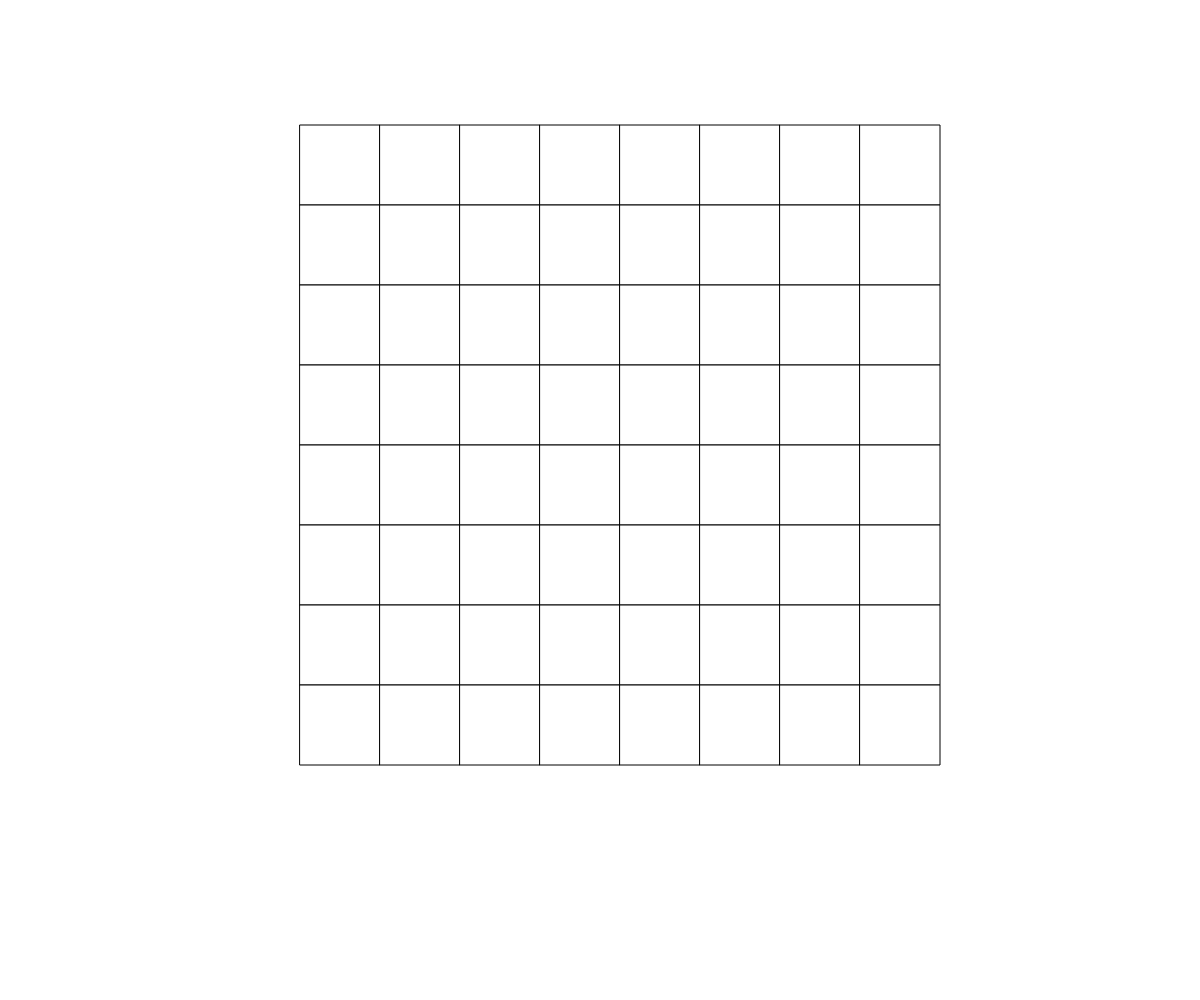
Frame 1 (no input)
Frame 60 (no input): identical to frame 1, image omitted
Frame 120 (the mouse pressed at the canvas centre since frame 60): identical to frame 1, image omitted

The p5.js sketch that drew this single still picture (run headless with seeded random() and noise() and a simulated clock; from frame 60 on, the mouse is pressed at the canvas centre):

// p5.js sketch
// ── sketch.js
// Array
// Quan Le
// October 8th
//
// SOURCE: https://developer.mozilla.org/en-US/docs/Web/JavaScript/Reference/Global_Objects/Array/find
// Extra for Experts:
// - describe what you did to take this project "above and beyond"

let cellSize = 80;
// let cellSizeLocationXPurple = [0, 1, 2, 3, 4, 5, 6, 7];
// let cellSizeLocationYPurple = [0, 1, 2, 3, 4, 5, 6, 7];

// let cellSizeLocationXRed = [0, 1, 2, 3, 4, 5, 6, 7];
// let cellSizeLocationYRed = [0, 1, 2, 3, 4, 5, 6, 7];

let theOrbs = [];

const movementAmount = [0, 1, 2, 3, 4, 5, 6, 7];

let theRandomNumberX;
let theRandomNumberY;
let totalAmount = 0;

let boardx;
let boardy;
let purpleBall;
let redBall;

function setup() {
  createCanvas(windowWidth, windowHeight);
  //defining
  boardy = height/8;
  boardx = width/4;

  purpleBall = {
    x: boardx + cellSize/2,
    y: boardy + cellSize/2,
    size: 65,
    color: "purple",
    characteristic: [],
  };

  redBall = {
    x: boardx + cellSize/2,
    y: boardy + cellSize/2,
    size: 65,
    color: "red",
  };

  //loading 

  makeGrid();
  locateOrbs();



}

function draw() {


  // makeGrid();
  //makeOrb();

}

function makeGrid(){
  fill("white");
  for (let y = 0; y < 8; y++) {
    for (let x = 0; x < 8; x++) {
      square(boardx + x * cellSize, boardy + y * cellSize, cellSize);
    }
  }
}

// function makeOrb(){
//   let randomLocationX = purpleBall.x;
//   let randomLocationY = purpleBall.y;

//   for(let purple = 0; purple< 8; purple++){
//     fill("purple");

//     circle(randomLocationX, randomLocationY, purpleBall.size);

//     randomLocationX = purpleBall.x + cellSize*random(cellSizeLocationXPurple);
//     randomLocationY = purpleBall.y + cellSize*random(cellSizeLocationYPurple);


//     for(let red= 0; red < 4; red++) {

//       circle(redBall.x + cellSize*random(cellSizeLocationXRed) , redBall.y + cellSize*random(cellSizeLocationYRed), redBall.size);
//       randomLocationX = redBall.x + cellSize*random(cellSizeLocationXRed);
//       randomLocationY = redBall.y + cellSize*random(cellSizeLocationYRed);
//       fill("red");
//     }

//   }
// }

function locateOrbs() {
  for(let purple = 0; purple < 8; purple++) {
    theRandomNumberX = random(movementAmount);
    theRandomNumberY = random(movementAmount);

    let isNewLocation = true;
    

    // totalAmount = theRandomNumberX/theRandomNumberY;

    // for (let orb of theOrbs) {
    //   if (orb.)
    // }
    // if (totalAmount === theOrbs[purple]){
    //   theRandomNumberX = random(movementAmount);
    //   theRandomNumberY = random(movementAmount);

    //   totalAmount = theRandomNumberX/theRandomNumberY;
    // }
    
    // theOrbs.push(totalAmount);

    let newOrb = {
      x: theRandomNumberX,
      y: theRandomNumberY,
      color: "purple",
    };
    theOrbs.push(newOrb);

    // makeOrb();
  }
}

function makeOrb(){
  circle(purpleBall.x + cellSize* theRandomNumberY*totalAmount, purpleBall.y + cellSize* (theRandomNumberX/totalAmount), purpleBall.size);
}
